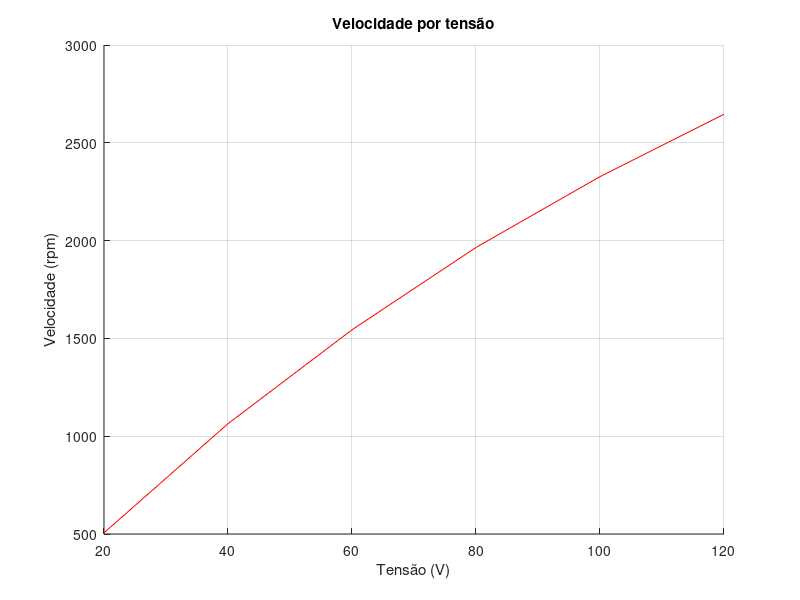
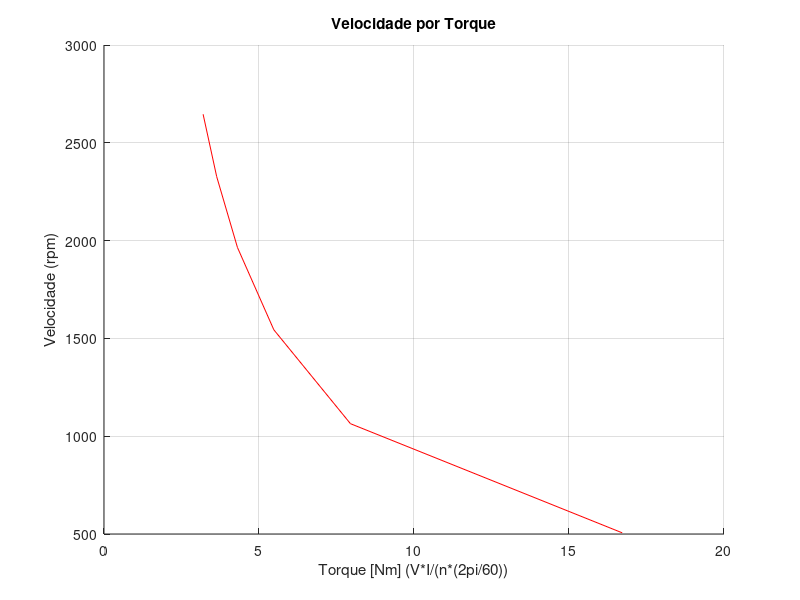

Write the MATLAB code that produced these figures, in order.
% Limpando o console
clear
clc

V = [20, 40, 60, 80, 100, 120];
I = [1.52; 1.68; 1.86; 2.10; 2.23;  2.38];
w = [506, 1064, 1544, 1965, 2327, 2646];


% Plot w por V com parâmetro I
figure;
hold on;
plot(V, w, 'r-');
hold off;
xlabel('Tensão (V)');
ylabel('Velocidade (rpm)');
title('Velocidade por tensão');
grid();

% Plot w por T
figure;
hold on;
T = (V * I) ./ (w *(2*pi/60))
plot(T, w, 'r-');
hold off;
xlabel('Torque [Nm] (V*I/(n*(2pi/60))');
ylabel('Velocidade (rpm)');
title('Velocidade por Torque');
grid();

